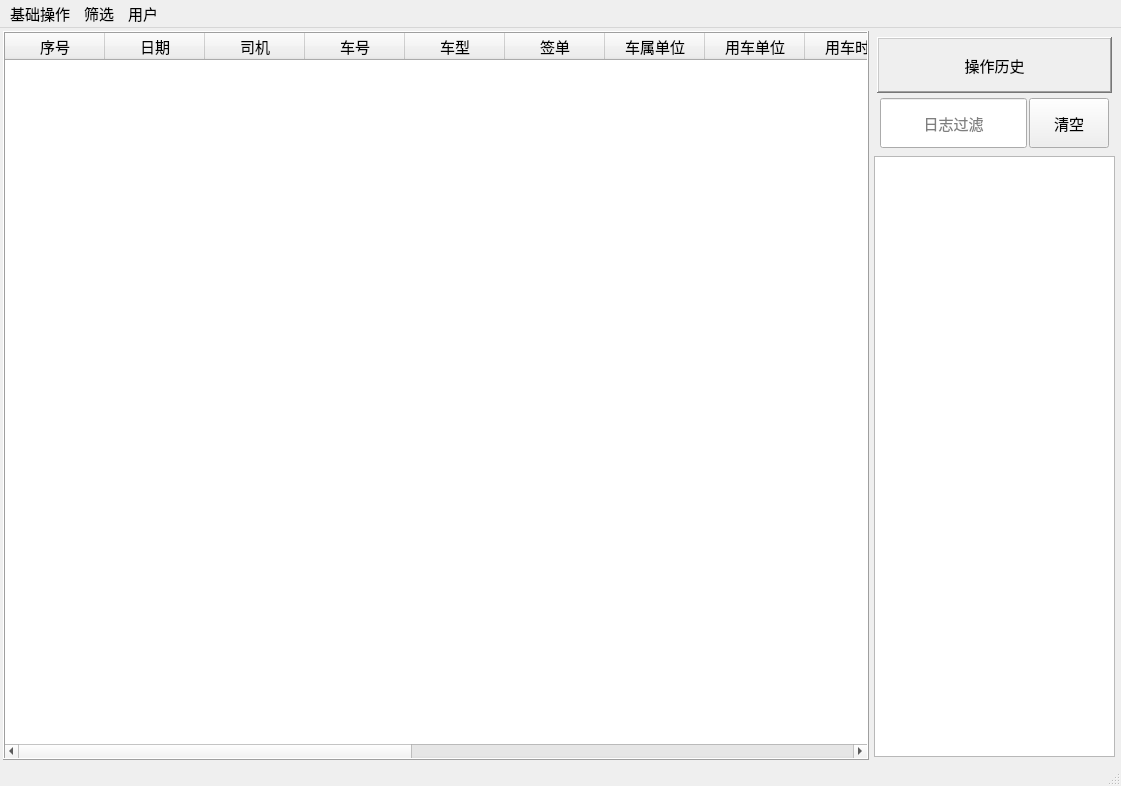
<?xml version="1.0" encoding="UTF-8"?>
<ui version="4.0">
 <class>shared_table_widget</class>
 <widget class="QMainWindow" name="shared_table_widget">
  <property name="geometry">
   <rect>
    <x>0</x>
    <y>0</y>
    <width>1121</width>
    <height>786</height>
   </rect>
  </property>
  <property name="font">
   <font>
    <pointsize>11</pointsize>
   </font>
  </property>
  <property name="windowTitle">
   <string>共享数据表</string>
  </property>
  <property name="windowIcon">
   <iconset resource="../../assets.qrc">
    <normaloff>:/icons/main.ico</normaloff>:/icons/main.ico</iconset>
  </property>
  <widget class="QWidget" name="centralwidget">
   <layout class="QHBoxLayout" name="horizontalLayout_3" stretch="7,2">
    <property name="spacing">
     <number>2</number>
    </property>
    <property name="leftMargin">
     <number>3</number>
    </property>
    <property name="topMargin">
     <number>3</number>
    </property>
    <property name="rightMargin">
     <number>3</number>
    </property>
    <property name="bottomMargin">
     <number>3</number>
    </property>
    <item>
     <widget class="MagicTable" name="tableWidget">
      <property name="frameShape">
       <enum>QFrame::Box</enum>
      </property>
      <property name="frameShadow">
       <enum>QFrame::Raised</enum>
      </property>
      <column>
       <property name="text">
        <string>序号</string>
       </property>
      </column>
      <column>
       <property name="text">
        <string>日期</string>
       </property>
      </column>
      <column>
       <property name="text">
        <string>司机</string>
       </property>
      </column>
      <column>
       <property name="text">
        <string>车号</string>
       </property>
      </column>
      <column>
       <property name="text">
        <string>车型</string>
       </property>
      </column>
      <column>
       <property name="text">
        <string>签单</string>
       </property>
      </column>
      <column>
       <property name="text">
        <string>车属单位</string>
       </property>
      </column>
      <column>
       <property name="text">
        <string>用车单位</string>
       </property>
      </column>
      <column>
       <property name="text">
        <string>用车时间</string>
       </property>
      </column>
      <column>
       <property name="text">
        <string>行程</string>
       </property>
      </column>
      <column>
       <property name="text">
        <string>金额</string>
       </property>
      </column>
      <column>
       <property name="text">
        <string>收</string>
       </property>
      </column>
      <column>
       <property name="text">
        <string>票</string>
       </property>
      </column>
      <column>
       <property name="text">
        <string>应付</string>
       </property>
      </column>
      <column>
       <property name="text">
        <string>付</string>
       </property>
      </column>
      <column>
       <property name="text">
        <string>结余</string>
       </property>
      </column>
      <column>
       <property name="text">
        <string>备注</string>
       </property>
      </column>
     </widget>
    </item>
    <item>
     <layout class="QVBoxLayout" name="verticalLayout_2" stretch="1,5">
      <property name="spacing">
       <number>2</number>
      </property>
      <property name="leftMargin">
       <number>3</number>
      </property>
      <property name="topMargin">
       <number>3</number>
      </property>
      <property name="rightMargin">
       <number>3</number>
      </property>
      <property name="bottomMargin">
       <number>3</number>
      </property>
      <item>
       <layout class="QVBoxLayout" name="verticalLayout">
        <property name="spacing">
         <number>2</number>
        </property>
        <property name="leftMargin">
         <number>3</number>
        </property>
        <property name="topMargin">
         <number>3</number>
        </property>
        <property name="rightMargin">
         <number>3</number>
        </property>
        <property name="bottomMargin">
         <number>3</number>
        </property>
        <item>
         <widget class="QLabel" name="label">
          <property name="sizePolicy">
           <sizepolicy hsizetype="Preferred" vsizetype="Expanding">
            <horstretch>0</horstretch>
            <verstretch>0</verstretch>
           </sizepolicy>
          </property>
          <property name="minimumSize">
           <size>
            <width>0</width>
            <height>45</height>
           </size>
          </property>
          <property name="frameShape">
           <enum>QFrame::WinPanel</enum>
          </property>
          <property name="frameShadow">
           <enum>QFrame::Raised</enum>
          </property>
          <property name="text">
           <string>操作历史</string>
          </property>
          <property name="alignment">
           <set>Qt::AlignCenter</set>
          </property>
         </widget>
        </item>
        <item>
         <layout class="QHBoxLayout" name="horizontalLayout_2" stretch="3,1">
          <property name="spacing">
           <number>2</number>
          </property>
          <property name="leftMargin">
           <number>3</number>
          </property>
          <property name="topMargin">
           <number>3</number>
          </property>
          <property name="rightMargin">
           <number>3</number>
          </property>
          <property name="bottomMargin">
           <number>3</number>
          </property>
          <item>
           <widget class="QLineEdit" name="log_search_key_line_edit">
            <property name="sizePolicy">
             <sizepolicy hsizetype="Expanding" vsizetype="Expanding">
              <horstretch>0</horstretch>
              <verstretch>0</verstretch>
             </sizepolicy>
            </property>
            <property name="minimumSize">
             <size>
              <width>0</width>
              <height>45</height>
             </size>
            </property>
            <property name="frame">
             <bool>true</bool>
            </property>
            <property name="alignment">
             <set>Qt::AlignCenter</set>
            </property>
            <property name="dragEnabled">
             <bool>false</bool>
            </property>
            <property name="placeholderText">
             <string>日志过滤</string>
            </property>
           </widget>
          </item>
          <item>
           <widget class="QPushButton" name="clear_log_btn">
            <property name="sizePolicy">
             <sizepolicy hsizetype="Preferred" vsizetype="Expanding">
              <horstretch>0</horstretch>
              <verstretch>0</verstretch>
             </sizepolicy>
            </property>
            <property name="minimumSize">
             <size>
              <width>0</width>
              <height>45</height>
             </size>
            </property>
            <property name="text">
             <string>清空</string>
            </property>
           </widget>
          </item>
         </layout>
        </item>
       </layout>
      </item>
      <item>
       <widget class="QListWidget" name="logWidget">
        <property name="frameShape">
         <enum>QFrame::StyledPanel</enum>
        </property>
        <property name="frameShadow">
         <enum>QFrame::Plain</enum>
        </property>
        <property name="autoScrollMargin">
         <number>16</number>
        </property>
        <property name="resizeMode">
         <enum>QListView::Fixed</enum>
        </property>
        <property name="layoutMode">
         <enum>QListView::SinglePass</enum>
        </property>
        <property name="spacing">
         <number>5</number>
        </property>
        <property name="viewMode">
         <enum>QListView::ListMode</enum>
        </property>
        <property name="sortingEnabled">
         <bool>false</bool>
        </property>
       </widget>
      </item>
     </layout>
    </item>
   </layout>
  </widget>
  <widget class="QMenuBar" name="menubar">
   <property name="geometry">
    <rect>
     <x>0</x>
     <y>0</y>
     <width>1121</width>
     <height>26</height>
    </rect>
   </property>
   <widget class="QMenu" name="menu">
    <property name="title">
     <string>基础操作</string>
    </property>
    <addaction name="separator"/>
    <addaction name="add_rows"/>
    <addaction name="add_one_row"/>
    <addaction name="delete_selected_row"/>
    <addaction name="export_main_table_action"/>
   </widget>
   <widget class="QMenu" name="menu_2">
    <property name="title">
     <string>用户</string>
    </property>
    <addaction name="user_logout"/>
   </widget>
   <widget class="QMenu" name="menu_3">
    <property name="title">
     <string>筛选</string>
    </property>
    <addaction name="show_all_data_action"/>
    <addaction name="main_table_search_action"/>
    <addaction name="create_user_table_action"/>
    <addaction name="create_wage_table_action"/>
    <addaction name="u_s_action"/>
   </widget>
   <addaction name="menu"/>
   <addaction name="menu_3"/>
   <addaction name="menu_2"/>
  </widget>
  <widget class="QStatusBar" name="statusbar"/>
  <action name="add_one_row">
   <property name="text">
    <string>添加一行</string>
   </property>
  </action>
  <action name="delete_selected_row">
   <property name="text">
    <string>删除所选</string>
   </property>
  </action>
  <action name="user_logout">
   <property name="text">
    <string>退出登录</string>
   </property>
  </action>
  <action name="main_table_search_action">
   <property name="text">
    <string>筛选详表</string>
   </property>
  </action>
  <action name="create_user_table_action">
   <property name="text">
    <string>查询账单</string>
   </property>
  </action>
  <action name="create_wage_table_action">
   <property name="text">
    <string>查询工资</string>
   </property>
  </action>
  <action name="u_s_action">
   <property name="text">
    <string>客户账单统计</string>
   </property>
  </action>
  <action name="show_all_data_action">
   <property name="text">
    <string>显示全部数据</string>
   </property>
  </action>
  <action name="export_main_table_action">
   <property name="text">
    <string>导出当前数据</string>
   </property>
  </action>
  <action name="add_rows">
   <property name="text">
    <string>批量添加</string>
   </property>
  </action>
 </widget>
 <customwidgets>
  <customwidget>
   <class>MagicTable</class>
   <extends>QTableWidget</extends>
   <header>MagicComponent</header>
  </customwidget>
 </customwidgets>
 <resources>
  <include location="../../assets.qrc"/>
 </resources>
 <connections/>
</ui>
